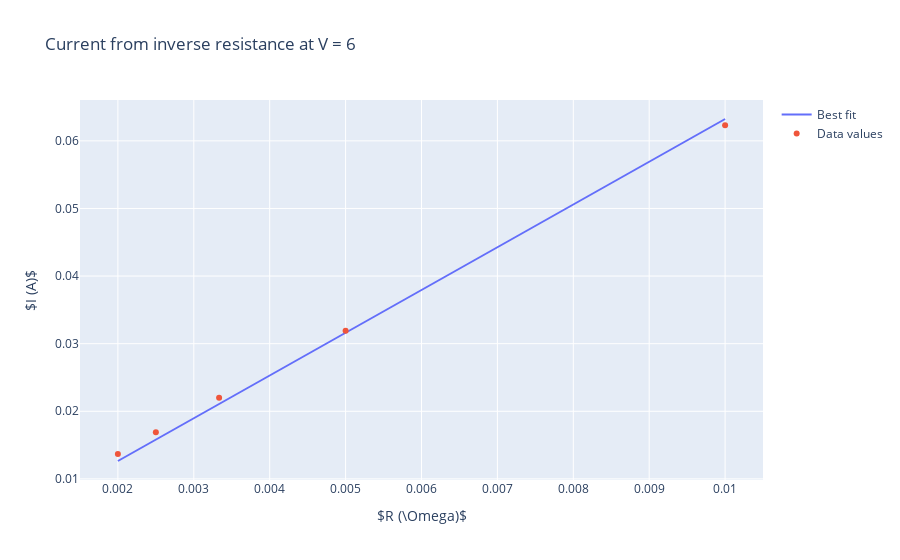

The notebook cell saved with this chart:
### Markdown cell above
As the model fit an inverse relation better, a plot of $\frac{1}{R}$ by $I$ was also generated:

### Code cell
fig1 = go.Figure()
fig1.add_trace(go.Scatter(x=1 / R_generated, y=I_best_fit, mode="lines", name="Best fit"))
fig1.add_trace(go.Scatter(x=1 / R, y=I, mode="markers", name="Data values"))
fig1.update_layout(title="Current from inverse resistance at V = 6")
fig1.update_layout(
    xaxis_title=r"$R (\Omega)$",
    yaxis_title=r"$I (A)$"
)
fig1.show()

### Figure 1 — Plotly figure (JSON) as saved in the notebook; plotly's stock layout.template omitted (floating-point values rounded to 4 significant figures; data arrays with more than 128 entries replaced by an {"elided": "..."} marker saying what was removed)
{"data": [{"mode": "lines", "name": "Best fit", "type": "scatter", "x": {"elided": "160 float values"}, "y": {"elided": "160 float values"}}, {"mode": "markers", "name": "Data values", "type": "scatter", "x": [0.01, 0.005, 0.003333, 0.0025, 0.002], "y": [0.0623, 0.0319, 0.022, 0.0169, 0.0137]}], "layout": {"title": {"text": "Current from inverse resistance at V = 6"}, "xaxis": {"title": {"text": "$R (\\Omega)$"}}, "yaxis": {"title": {"text": "$I (A)$"}}}}
